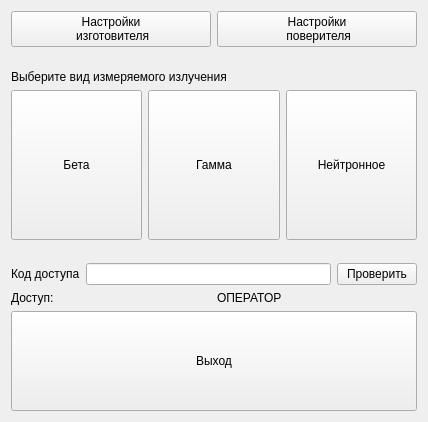
<?xml version="1.0" encoding="UTF-8"?>
<ui version="4.0">
 <class>MainWindow</class>
 <widget class="QMainWindow" name="MainWindow">
  <property name="geometry">
   <rect>
    <x>0</x>
    <y>0</y>
    <width>428</width>
    <height>422</height>
   </rect>
  </property>
  <property name="windowTitle">
   <string>MainWindow</string>
  </property>
  <widget class="QWidget" name="centralWidget">
   <layout class="QGridLayout" name="gridLayout">
    <item row="0" column="0">
     <layout class="QVBoxLayout" name="verticalLayout">
      <item>
       <layout class="QHBoxLayout" name="horizontalLayout_4">
        <item>
         <widget class="QPushButton" name="pushButton_6">
          <property name="text">
           <string>Настройки
 изготовителя</string>
          </property>
         </widget>
        </item>
        <item>
         <widget class="QPushButton" name="pushButton_7">
          <property name="text">
           <string>Настройки
 поверителя</string>
          </property>
         </widget>
        </item>
       </layout>
      </item>
      <item>
       <spacer name="verticalSpacer_2">
        <property name="orientation">
         <enum>Qt::Vertical</enum>
        </property>
        <property name="sizeHint" stdset="0">
         <size>
          <width>20</width>
          <height>40</height>
         </size>
        </property>
       </spacer>
      </item>
      <item>
       <widget class="QLabel" name="label_4">
        <property name="text">
         <string>Выберите вид измеряемого излучения</string>
        </property>
       </widget>
      </item>
      <item>
       <layout class="QHBoxLayout" name="horizontalLayout_3">
        <item>
         <widget class="QPushButton" name="pushButton">
          <property name="sizePolicy">
           <sizepolicy hsizetype="Minimum" vsizetype="Minimum">
            <horstretch>0</horstretch>
            <verstretch>0</verstretch>
           </sizepolicy>
          </property>
          <property name="minimumSize">
           <size>
            <width>0</width>
            <height>150</height>
           </size>
          </property>
          <property name="text">
           <string>Бета</string>
          </property>
         </widget>
        </item>
        <item>
         <widget class="QPushButton" name="pushButton_2">
          <property name="sizePolicy">
           <sizepolicy hsizetype="Minimum" vsizetype="Minimum">
            <horstretch>0</horstretch>
            <verstretch>0</verstretch>
           </sizepolicy>
          </property>
          <property name="minimumSize">
           <size>
            <width>0</width>
            <height>150</height>
           </size>
          </property>
          <property name="text">
           <string>Гамма</string>
          </property>
         </widget>
        </item>
        <item>
         <widget class="QPushButton" name="pushButton_3">
          <property name="sizePolicy">
           <sizepolicy hsizetype="Minimum" vsizetype="Minimum">
            <horstretch>0</horstretch>
            <verstretch>0</verstretch>
           </sizepolicy>
          </property>
          <property name="minimumSize">
           <size>
            <width>0</width>
            <height>150</height>
           </size>
          </property>
          <property name="text">
           <string>Нейтронное</string>
          </property>
         </widget>
        </item>
       </layout>
      </item>
     </layout>
    </item>
    <item row="2" column="0">
     <layout class="QVBoxLayout" name="verticalLayout_2">
      <item>
       <layout class="QHBoxLayout" name="horizontalLayout_2">
        <item>
         <widget class="QLabel" name="label_3">
          <property name="text">
           <string>Код доступа</string>
          </property>
         </widget>
        </item>
        <item>
         <widget class="QLineEdit" name="lineEdit"/>
        </item>
        <item>
         <widget class="QPushButton" name="pushButton_5">
          <property name="text">
           <string>Проверить</string>
          </property>
         </widget>
        </item>
       </layout>
      </item>
      <item>
       <layout class="QHBoxLayout" name="horizontalLayout">
        <item>
         <widget class="QLabel" name="label">
          <property name="text">
           <string>Доступ:</string>
          </property>
         </widget>
        </item>
        <item>
         <widget class="QLabel" name="label_2">
          <property name="sizePolicy">
           <sizepolicy hsizetype="Minimum" vsizetype="Preferred">
            <horstretch>0</horstretch>
            <verstretch>0</verstretch>
           </sizepolicy>
          </property>
          <property name="minimumSize">
           <size>
            <width>100</width>
            <height>0</height>
           </size>
          </property>
          <property name="text">
           <string>ОПЕРАТОР</string>
          </property>
         </widget>
        </item>
       </layout>
      </item>
     </layout>
    </item>
    <item row="1" column="0">
     <spacer name="verticalSpacer">
      <property name="orientation">
       <enum>Qt::Vertical</enum>
      </property>
      <property name="sizeHint" stdset="0">
       <size>
        <width>20</width>
        <height>40</height>
       </size>
      </property>
     </spacer>
    </item>
    <item row="3" column="0">
     <widget class="QPushButton" name="pushButton_4">
      <property name="sizePolicy">
       <sizepolicy hsizetype="Minimum" vsizetype="Minimum">
        <horstretch>0</horstretch>
        <verstretch>0</verstretch>
       </sizepolicy>
      </property>
      <property name="minimumSize">
       <size>
        <width>0</width>
        <height>100</height>
       </size>
      </property>
      <property name="text">
       <string>Выход</string>
      </property>
     </widget>
    </item>
   </layout>
  </widget>
 </widget>
 <layoutdefault spacing="6" margin="11"/>
 <resources/>
 <connections/>
</ui>
